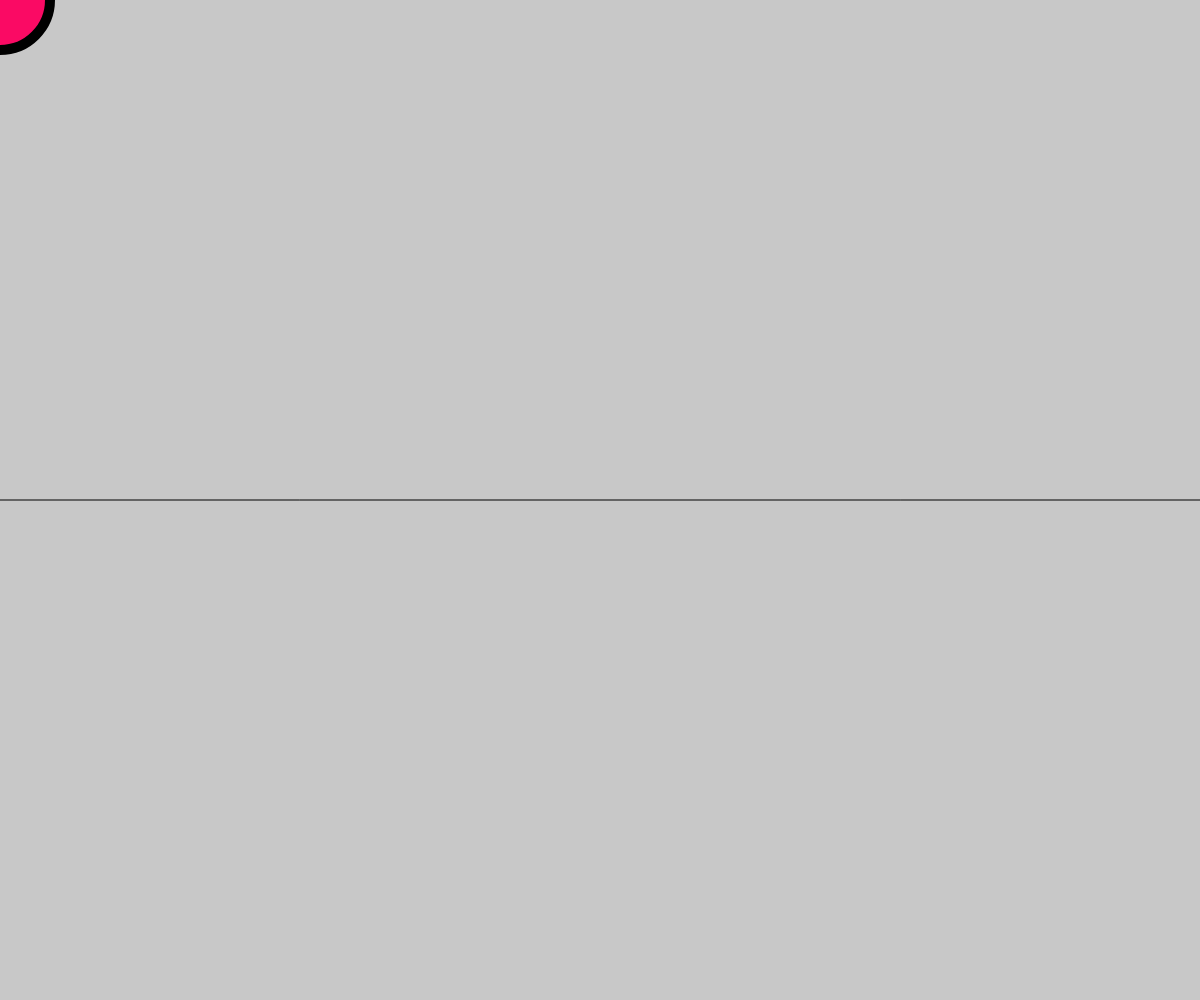
Frame 1 (no input)
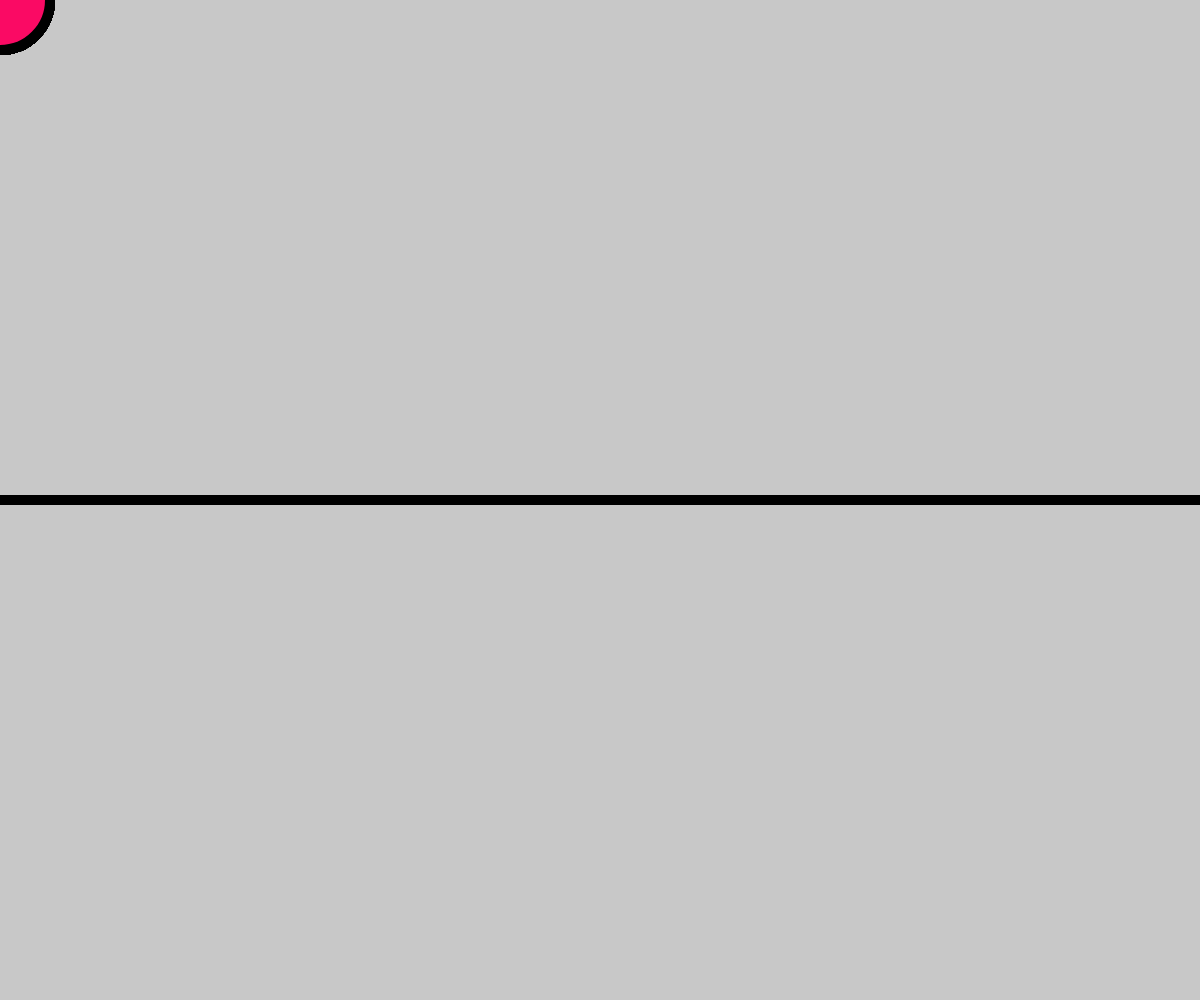
Frame 60 (no input)
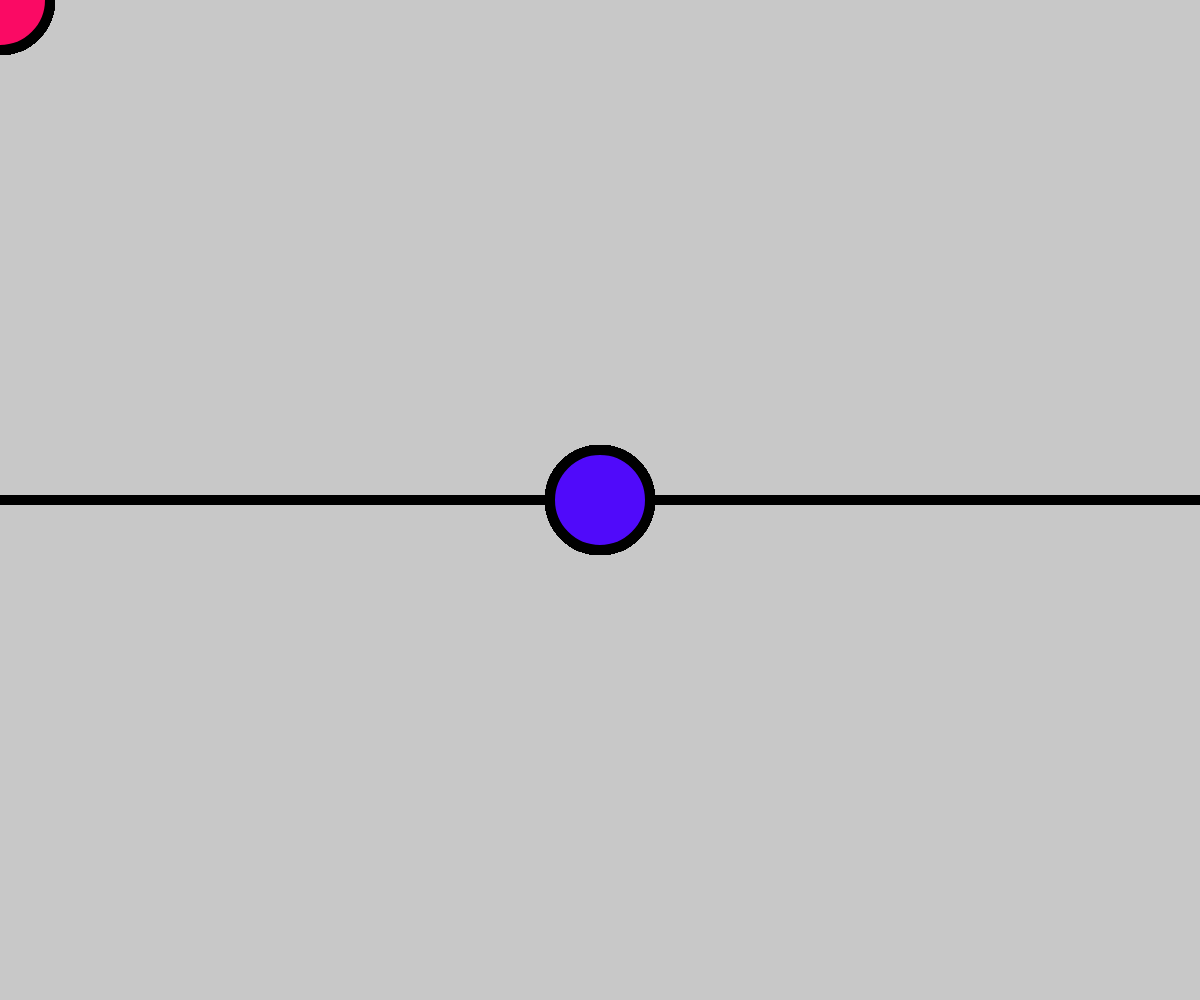
Frame 120 (the mouse pressed at the canvas centre since frame 60)

The p5.js sketch that drew these frames (run headless with seeded random() and noise() and a simulated clock; from frame 60 on, the mouse is pressed at the canvas centre):

// p5.js sketch
// ── sketch.js
function setup(){
    createCanvas(windowWidth, windowHeight);
    background(200);
    
}

function draw(){
    line(0, height/2, width, height/2);
    strokeWeight(10);
    
    if(mouseY < height/2){
        fill(250, 10, 100);
        ellipse(mouseX, mouseY, 100, 100);
    }else{
        fill(80, 10, 250);
        ellipse(mouseX, mouseY, 100, 100);
    }
    
}
